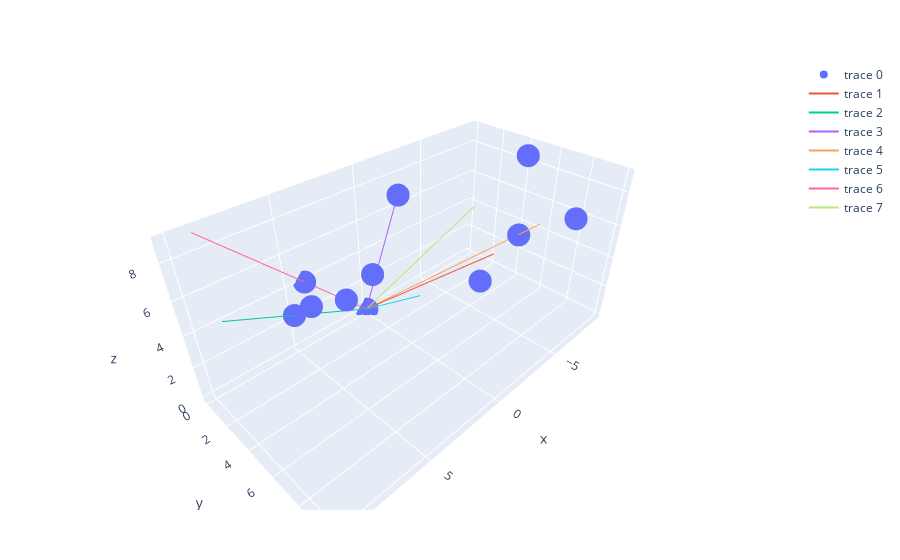

Notebook source saved alongside this figure:
### Code cell
x = rand(-10:10,10)
y = rand(0:10,10)
z = rand(0:10,10)

println("Los puntos a los que vamos a hallar el cono convexo son: ")
println([x y z])

FinalConic([x y z])

### Figure 1 — Plotly figure (JSON) as saved in the notebook; plotly's stock layout.template omitted (floating-point values rounded to 4 significant figures)
{"data": [{"mode": "markers", "type": "scatter3d", "x": [5, -7, 1, 6, -1, -8, 2, 5, 4, -8, 0], "y": [2, 9, 2, 2, 2, 5, 10, 5, 0, 5, 0], "z": [4, 7, 4, 4, 8, 4, 8, 6, 4, 9, 0]}, {"mode": "lines", "type": "scatter3d", "x": [-4.539, 0], "y": [5.836, 0], "z": [4.539, 0]}, {"mode": "lines", "type": "scatter3d", "x": [9.927, 0], "y": [3.309, 0], "z": [6.618, 0]}, {"mode": "lines", "type": "scatter3d", "x": [-0.9342, 0], "y": [1.868, 0], "z": [7.474, 0]}, {"mode": "lines", "type": "scatter3d", "x": [-9.118, 0], "y": [5.699, 0], "z": [4.559, 0]}, {"mode": "lines", "type": "scatter3d", "x": [1.163, 0], "y": [5.815, 0], "z": [4.652, 0]}, {"mode": "lines", "type": "scatter3d", "x": [8.998, 0], "y": [0, 0], "z": [8.998, 0]}, {"mode": "lines", "type": "scatter3d", "x": [-5.545, 0], "y": [3.466, 0], "z": [6.238, 0]}], "layout": {"margin": {"b": 50, "l": 50, "r": 50, "t": 60}}}
